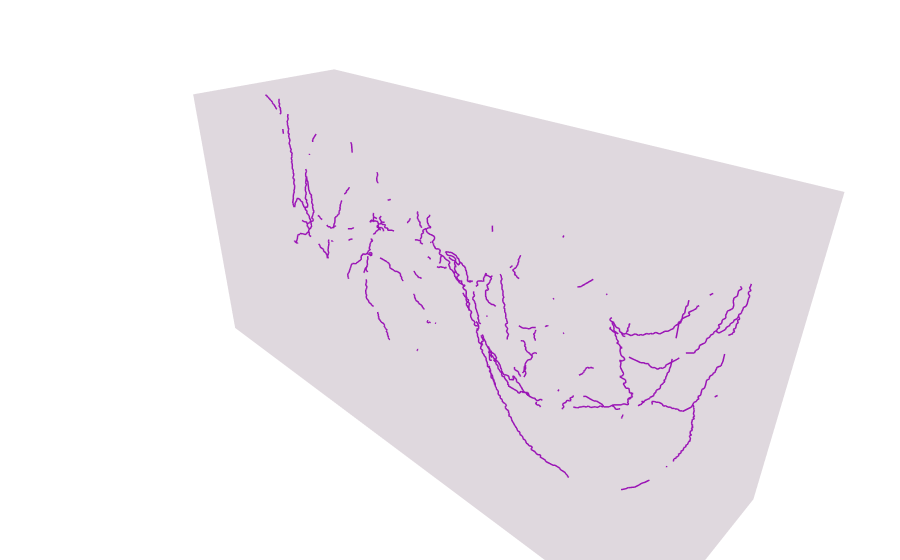

The notebook cell this image was saved under:
### Code cell
fig = plot_skeleton3d(segments)
fig.show()
